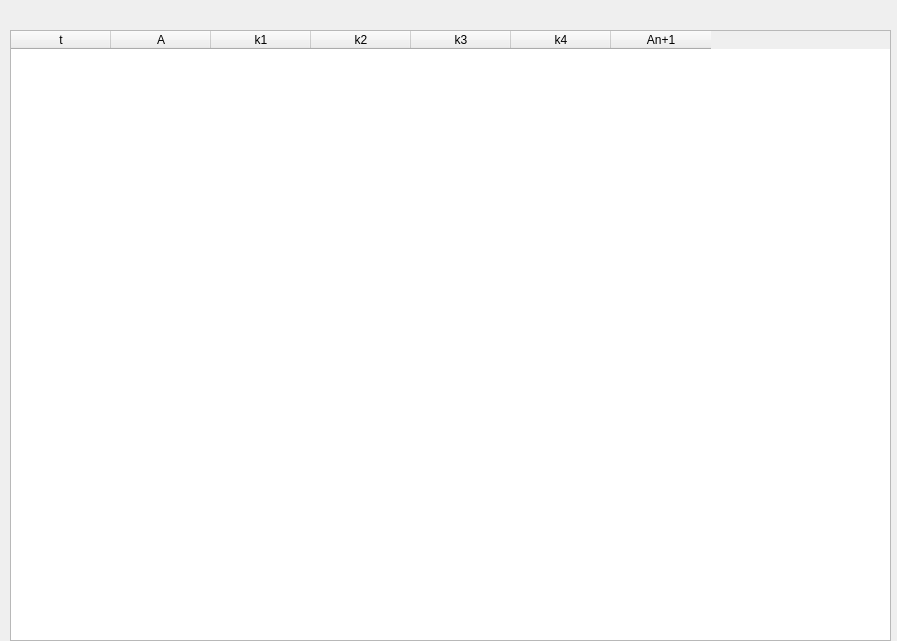
<?xml version="1.0" encoding="UTF-8"?>
<ui version="4.0">
 <class>ventana_RK3</class>
 <widget class="QWidget" name="ventana_RK3">
  <property name="geometry">
   <rect>
    <x>0</x>
    <y>0</y>
    <width>897</width>
    <height>641</height>
   </rect>
  </property>
  <property name="windowTitle">
   <string>Tabla Runge Kutta 3</string>
  </property>
  <widget class="QTableWidget" name="tabla3">
   <property name="geometry">
    <rect>
     <x>10</x>
     <y>30</y>
     <width>881</width>
     <height>611</height>
    </rect>
   </property>
   <column>
    <property name="text">
     <string>t</string>
    </property>
   </column>
   <column>
    <property name="text">
     <string>A</string>
    </property>
   </column>
   <column>
    <property name="text">
     <string>k1</string>
    </property>
   </column>
   <column>
    <property name="text">
     <string>k2</string>
    </property>
   </column>
   <column>
    <property name="text">
     <string>k3</string>
    </property>
   </column>
   <column>
    <property name="text">
     <string>k4</string>
    </property>
   </column>
   <column>
    <property name="text">
     <string>An+1</string>
    </property>
   </column>
  </widget>
 </widget>
 <resources/>
 <connections/>
</ui>
